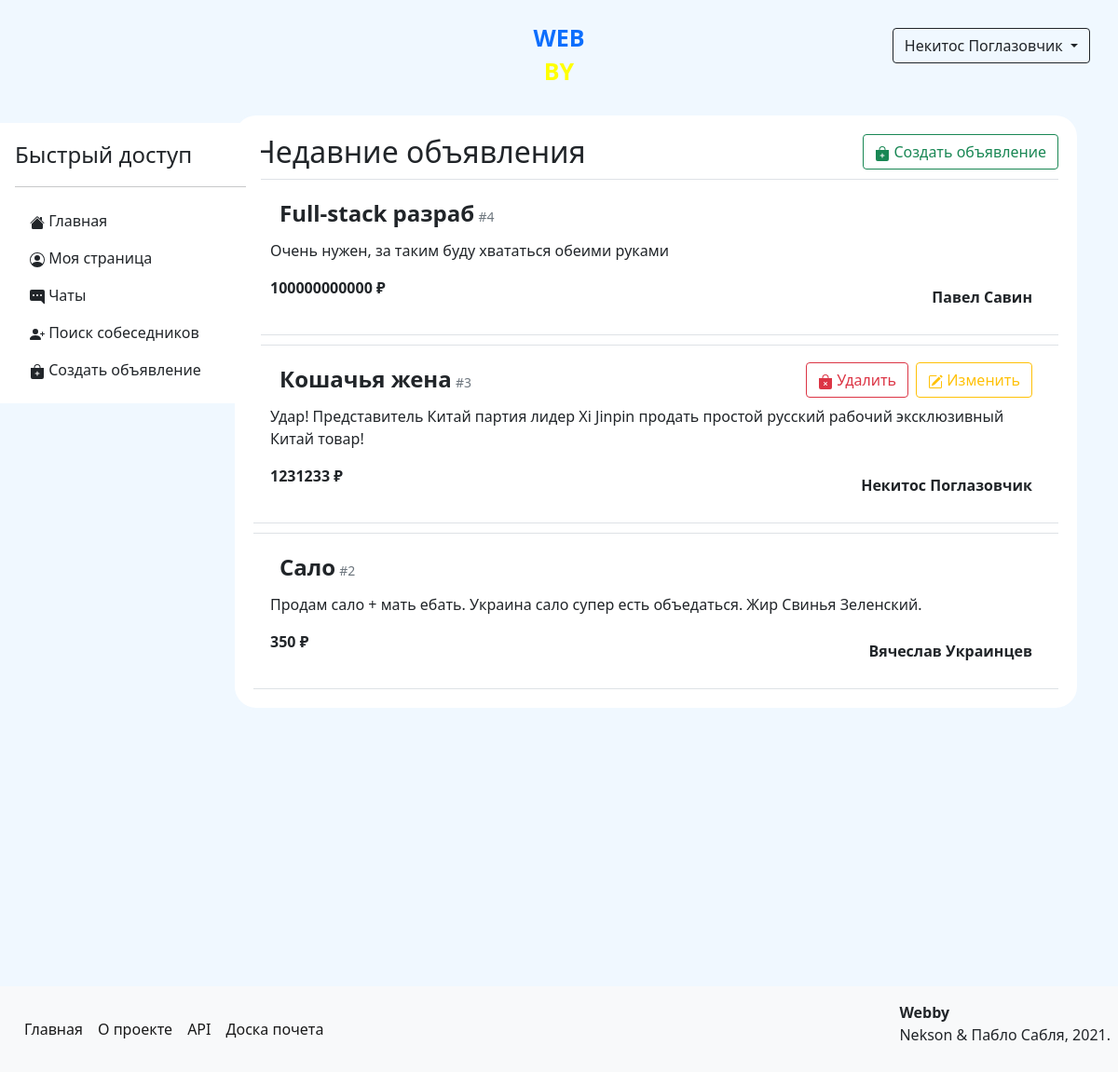
The page / (signed in) on the database its author committed.
### data/models/user.py (models this page shows, shortened)
class User(SqlAlchemyBase, UserMixin, SerializerMixin):
    __tablename__ = 'users'  # название таблицы с моделью в базе данных
    serialize_rules = (
        '-advertisements', '-rank_id', '-admin', '-hashed_password')  # правила преобразования объекта модели в json
    id = Column(Integer, autoincrement=True, primary_key=True)  # id пользователя
    name = Column(Unicode)  # имя пользователя
    surname = Column(Unicode)  # фамилия пользователя
    birthday = Column(DateTime)  # день рождения пользователя
    email = Column(String, unique=True)  # email адресс пользователя
    phone_number = Column(String, unique=True)  # номер телефона пользователя
    hashed_password = Column(String)  # хэшированный пароль пользователя
    registration_time = Column(DateTime, default=datetime.now)  # время регистрации пользователя
    rating = Column(Integer, default=0)  # рейтинг пользователя
    rank_id = Column(Integer, ForeignKey('ranks.id'))  # id ранга пользователя
    admin = Column(Boolean, default=0)  # права пользователя
    advertisements = relationship('Advertisement', back_populates='author')  # объекты объявлений пользователя
    interests = relationship('Interest', secondary='users_to_interests',
                             backref='users')  # объекты интересов пользователя
    rank = relationship('Rank')  # объект ранга пользователя

### data/models/advertisements.py (models this page shows, shortened)
class Advertisement(SqlAlchemyBase, SerializerMixin):
    __tablename__ = 'advertisements'  # название таблицы с моделью в базе данных
    serialize_rules = ('-author.email', '-author.registration_time', '-author.interests', '-author_id',
                       '-content_id')  # правила преобразования объекта модели в json
    id = Column(Integer, primary_key=True, autoincrement=True)  # id объявления
    title = Column(String)  # название объявления
    author_id = Column(Integer, ForeignKey('users.id'))  # id автора объявления
    created_at = Column(DateTime, default=datetime.now)  # время создания объявления
    price = Column(Integer)  # стоимость объявления
    content_id = Column(Integer, ForeignKey('contents.id'))  # id содержания объявления
    author = relationship('User', back_populates='advertisements')  # объект автора объявления
    content = relationship('Content')  # объект содержания объявления
    interests = relationship('Interest', secondary='advertisements_to_interests',
                             backref='advertisements')  # объект интересов объявления

### data/models/content.py (models this page shows)
class Content(SqlAlchemyBase, SerializerMixin):
    __tablename__ = 'contents'  # название таблицы с моделью в базе данных
    serialize_rules = ('-id',)  # правила преобразования объекта модели в json
    id = Column(Integer, autoincrement=True, primary_key=True)  # id контента
    content = Column(Text)  # контент

### main.py (the view)
@app.route('/')
def index():
    if not current_user.is_authenticated:  # проверяем аутентифицирован ли пользователь
        return render_template('roadmap.html')  # если нет - показываем ему планы разработчиков
    session = create_session()
    advertisements = session.query(Advertisement).all()[::-1][:6]  # получаем список последних 5 объявлений
    return render_template('actual_ads.html', ads=advertisements)

### data/db_session.py (called while the page is built)
def create_session() -> Session:
    global __factory
    return __factory()

### main.py (called while the page is built)
@login_manager.user_loader
def load_user(user_id):
    session = create_session()
    return session.query(User).get(user_id)

### templates/actual_ads.html (shortened to what this page needs)
{% extends "base.html" %}
{% block content %}
    <form>
        <div class="clearfix">
            <h2 class="float-right d-inline">Недавние объявления</h2>
            <a href="/advertisements/create" class="btn btn-outline-success float-end">
                Создать объявление
            </a>
        </div>
        {% for ad in ads %}
            <div class="p-2 border-top border-bottom">
                <div class="clearfix">
                    <div>
                        <span>
                            <b class="fs-4">{{ ad.title }}</b>
                            <small class="text-secondary">#{{ ad.id }}</small>
                        </span>
                        {% if current_user == ad.author %}
                            <a href="/advertisements/{{ ad.id }}/edit" class="btn btn-outline-warning float-end">
                                Изменить
                            </a>
                            <a href="/advertisements/{{ ad.id }}/delete" class="btn btn-outline-danger me-2 float-end">
                                Удалить
                            </a>
                        {% endif %}
                    </div>
                    <p>{{ ad.content.content }}</p>
                    <b>{{ ad.price }} ₽</b>
                    <div class="float-end">
                        <a href="/profile/{{ ad.author.id }}" class="text-reset"><b>{{ ad.author.name }} {{ ad.author.surname }}</b></a>
                    </div>
                </div>
            </div>
        {% endfor %}
    </form>
{% endblock %}

### templates/base.html (shortened to what this page needs)
<!DOCTYPE html>
<html lang="en">
<head>
    <link rel="stylesheet" href="/static/css/style.css">
    <link rel="stylesheet" href="https://cdn.jsdelivr.net/npm/bootstrap@5.0.0-beta1/dist/css/bootstrap.min.css"
>
</head>
<body>
<div class="header clearfix">
    {% if current_user.is_authenticated %}
        <div class="dropdown float-end">
            <button class="btn btn-outline-dark dropdown-toggle" type="button" id="dropdownMenuButton" data-toggle="dropdown" aria-haspopup="true" aria-expanded="false">
                {{ current_user.name }} {{ current_user.surname }}
            </button>
        </div>
    {% endif %}
    <div class="logo">
        <a href="/">
            <p class="text-primary">WEB</p>
            <p class="yellow">BY</p>
        </a>
    </div>
</div>
{% if current_user.is_authenticated %}
        <div class="d-flex flex-column p-3 bg-white" style="width: 280px; position: fixed; border-radius: 0 10px 10px 0; margin-left: 0px;">
            <span class="fs-4">Быстрый доступ</span>
              <hr>
            <ul class="nav nav-pills flex-column mb-auto">
                <li class="nav-item">
                  <a href="/" class="nav-link link-dark">
                      Главная
                  </a>
                </li>
                <li>
                  <a href="/profile/{{ current_user.id }}" class="nav-link link-dark">
                      Моя страница
                  </a>
                </li>
                <li>
                  <a href="/chats" class="nav-link link-dark">
                    Чаты
                  </a>
                </li>
                  <li>
                      <a href="/search" class="nav-link link-dark">
                          Поиск собеседников
                      </a>
                  </li>
                <li>
                    <a href="/advertisements/create" class="nav-link link-dark">
                        Создать объявление
                    </a>
                </li>
              </ul>
        </div>
{% endif %}
<main role="main" class="container clearfix" {% if current_user.is_authenticated %} style="padding-left: 220px;"{% endif %}>
    {% block content %}{% endblock %}
</main>
<footer class="clearfix p-2 bg-light">
    <span class="fs-6 float-end mt-2"><b>Webby</b><br>Nekson & Пабло Сабля, 2021.</span>
    <nav class="navbar navbar-expand-lg navbar-light">
        <div class="collapse navbar-collapse" id="navbarSupportedContent">
          <ul class="navbar-nav me-auto mb-2 mb-lg-0">
            <li class="nav-item">
              <a class="nav-link active" href="/">Главная</a>
            </li>
            <li class="nav-item">
              <a class="nav-link active" href="/info">О проекте</a>
            </li>
            <li class="nav-item">
              <a class="nav-link active" href="/api">API</a>
            </li>
            <li class="nav-item">
                <a class="nav-link active" href="/top">Доска почета</a>
            </li>
          </ul>
        </div>
    </nav>
</footer>
</body>
</html>

### static/css/style.css (style rules this page uses)
body { background-color: aliceblue !important; }
.logo { text-align: center; margin-left: auto; margin-right: auto; margin-top: 10px; margin-bottom: 10px; max-width: 150px; font-size: 25px; font-weight: 700; line-height: 20px; }
a { text-decoration: none !important; }
.header { background-color: aliceblue; margin-bottom: 10px; padding: 10px; }
.yellow { color: yellow; }
div { margin: 10px; }
form { margin-left: auto; margin-right: auto; background-color: white; border: solid 2px aliceblue; border-radius: 25px; padding: 10px; }
footer { margin-top: 297px }

### rows shown on the page
User: name "Некитос", surname "Поглазовчик"
Advertisement: title "Full-stack разраб", id "4", content.content "Очень нужен, за таким буду хвататься обеими руками", price "100000000000", author.name "Павел", author.surname "Савин"
Advertisement: title "Кошачья жена", id "3", content.content "Удар! Представитель Китай партия лидер Xi Jinpin продать простой русский рабочий эксклюзивный Китай товар!", price "1231233", author.name "Некитос", author.surname "Поглазовчик"
Advertisement: title "Сало", id "2", content.content "Продам сало + мать ебать. Украина сало супер есть объедаться. Жир Свинья Зеленский.", price "350", author.name "Вячеслав", author.surname "Украинцев"
